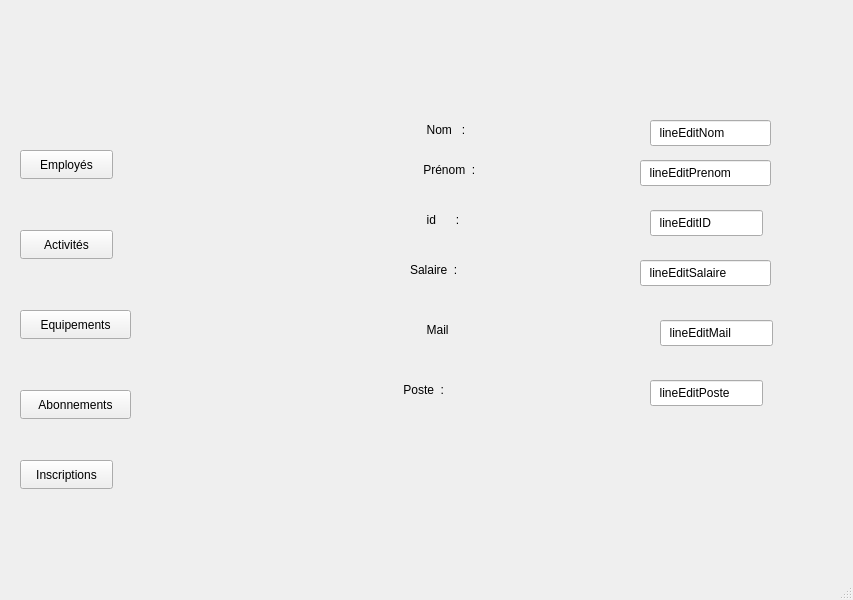
<?xml version="1.0" encoding="UTF-8"?>
<ui version="4.0">
 <class>MainWindow</class>
 <widget class="QMainWindow" name="MainWindow">
  <property name="geometry">
   <rect>
    <x>0</x>
    <y>0</y>
    <width>853</width>
    <height>600</height>
   </rect>
  </property>
  <property name="windowTitle">
   <string>MainWindow</string>
  </property>
  <widget class="QWidget" name="centralwidget">
   <widget class="QStackedWidget" name="Afficher">
    <property name="geometry">
     <rect>
      <x>320</x>
      <y>-10</y>
      <width>541</width>
      <height>421</height>
     </rect>
    </property>
    <property name="currentIndex">
     <number>3</number>
    </property>
    <widget class="QWidget" name="page">
     <widget class="QTableWidget" name="tableEmployer8">
      <property name="geometry">
       <rect>
        <x>50</x>
        <y>50</y>
        <width>561</width>
        <height>381</height>
       </rect>
      </property>
      <row>
       <property name="text">
        <string>tableEmployer</string>
       </property>
      </row>
     </widget>
     <widget class="QPushButton" name="btnActualiser">
      <property name="geometry">
       <rect>
        <x>390</x>
        <y>350</y>
        <width>131</width>
        <height>29</height>
       </rect>
      </property>
      <property name="text">
       <string>Actualiser la liste</string>
      </property>
     </widget>
     <widget class="QTableView" name="tableEmployer">
      <property name="geometry">
       <rect>
        <x>380</x>
        <y>100</y>
        <width>256</width>
        <height>192</height>
       </rect>
      </property>
     </widget>
    </widget>
    <widget class="QWidget" name="page_3">
     <widget class="QComboBox" name="comboBox_2">
      <property name="geometry">
       <rect>
        <x>270</x>
        <y>60</y>
        <width>151</width>
        <height>26</height>
       </rect>
      </property>
      <item>
       <property name="text">
        <string>comboEmployes</string>
       </property>
      </item>
     </widget>
     <widget class="QPushButton" name="SupprimerEmployer">
      <property name="geometry">
       <rect>
        <x>270</x>
        <y>400</y>
        <width>151</width>
        <height>29</height>
       </rect>
      </property>
      <property name="text">
       <string>SupprimerEmployer</string>
      </property>
     </widget>
     <widget class="QLabel" name="label_6">
      <property name="geometry">
       <rect>
        <x>32</x>
        <y>60</y>
        <width>91</width>
        <height>20</height>
       </rect>
      </property>
      <property name="text">
       <string>combo Box  :</string>
      </property>
     </widget>
     <widget class="QLabel" name="label_7">
      <property name="geometry">
       <rect>
        <x>60</x>
        <y>170</y>
        <width>63</width>
        <height>20</height>
       </rect>
      </property>
      <property name="text">
       <string>Label  :</string>
      </property>
     </widget>
     <widget class="QLabel" name="label_8">
      <property name="geometry">
       <rect>
        <x>280</x>
        <y>180</y>
        <width>121</width>
        <height>20</height>
       </rect>
      </property>
      <property name="text">
       <string>  labelMessage</string>
      </property>
     </widget>
    </widget>
    <widget class="QWidget" name="page_2"/>
    <widget class="QWidget" name="page_4">
     <widget class="QLineEdit" name="lineEdit_nom">
      <property name="geometry">
       <rect>
        <x>330</x>
        <y>130</y>
        <width>121</width>
        <height>26</height>
       </rect>
      </property>
      <property name="text">
       <string>  lineEditNom</string>
      </property>
     </widget>
     <widget class="QLineEdit" name="lineEdit_prenom">
      <property name="geometry">
       <rect>
        <x>320</x>
        <y>170</y>
        <width>131</width>
        <height>26</height>
       </rect>
      </property>
      <property name="text">
       <string>  lineEditPrenom</string>
      </property>
     </widget>
     <widget class="QLineEdit" name="lineEdit_salaire">
      <property name="geometry">
       <rect>
        <x>320</x>
        <y>270</y>
        <width>131</width>
        <height>26</height>
       </rect>
      </property>
      <property name="text">
       <string>  lineEditSalaire</string>
      </property>
     </widget>
     <widget class="QLineEdit" name="lineEdit_poste">
      <property name="geometry">
       <rect>
        <x>330</x>
        <y>390</y>
        <width>113</width>
        <height>26</height>
       </rect>
      </property>
      <property name="text">
       <string>  lineEditPoste</string>
      </property>
     </widget>
     <widget class="QLabel" name="label_5">
      <property name="geometry">
       <rect>
        <x>80</x>
        <y>390</y>
        <width>63</width>
        <height>20</height>
       </rect>
      </property>
      <property name="text">
       <string> Poste  :</string>
      </property>
     </widget>
     <widget class="QLabel" name="label_4">
      <property name="geometry">
       <rect>
        <x>100</x>
        <y>330</y>
        <width>121</width>
        <height>20</height>
       </rect>
      </property>
      <property name="text">
       <string>  Mail</string>
      </property>
     </widget>
     <widget class="QLabel" name="label">
      <property name="geometry">
       <rect>
        <x>100</x>
        <y>130</y>
        <width>63</width>
        <height>20</height>
       </rect>
      </property>
      <property name="text">
       <string>  Nom   :</string>
      </property>
     </widget>
     <widget class="QLabel" name="label_2">
      <property name="geometry">
       <rect>
        <x>100</x>
        <y>170</y>
        <width>71</width>
        <height>20</height>
       </rect>
      </property>
      <property name="text">
       <string> Prénom  :</string>
      </property>
     </widget>
     <widget class="QLabel" name="label_3">
      <property name="geometry">
       <rect>
        <x>90</x>
        <y>270</y>
        <width>63</width>
        <height>20</height>
       </rect>
      </property>
      <property name="text">
       <string>Salaire  :</string>
      </property>
     </widget>
     <widget class="QLabel" name="label_9">
      <property name="geometry">
       <rect>
        <x>100</x>
        <y>220</y>
        <width>63</width>
        <height>20</height>
       </rect>
      </property>
      <property name="text">
       <string>  id      :</string>
      </property>
     </widget>
     <widget class="QLineEdit" name="lineEdit_id">
      <property name="geometry">
       <rect>
        <x>330</x>
        <y>220</y>
        <width>113</width>
        <height>26</height>
       </rect>
      </property>
      <property name="text">
       <string>  lineEditID</string>
      </property>
     </widget>
     <widget class="QLineEdit" name="lineEdit_mail">
      <property name="geometry">
       <rect>
        <x>340</x>
        <y>330</y>
        <width>113</width>
        <height>26</height>
       </rect>
      </property>
      <property name="text">
       <string>  lineEditMail</string>
      </property>
     </widget>
    </widget>
   </widget>
   <widget class="QPushButton" name="pushButton">
    <property name="geometry">
     <rect>
      <x>20</x>
      <y>230</y>
      <width>93</width>
      <height>29</height>
     </rect>
    </property>
    <property name="text">
     <string>Activités</string>
    </property>
   </widget>
   <widget class="QPushButton" name="pushButton_2">
    <property name="geometry">
     <rect>
      <x>20</x>
      <y>310</y>
      <width>111</width>
      <height>29</height>
     </rect>
    </property>
    <property name="text">
     <string>Equipements</string>
    </property>
   </widget>
   <widget class="QPushButton" name="pushButton_3">
    <property name="geometry">
     <rect>
      <x>20</x>
      <y>390</y>
      <width>111</width>
      <height>29</height>
     </rect>
    </property>
    <property name="text">
     <string>Abonnements</string>
    </property>
   </widget>
   <widget class="QPushButton" name="pushButton_4">
    <property name="geometry">
     <rect>
      <x>20</x>
      <y>460</y>
      <width>93</width>
      <height>29</height>
     </rect>
    </property>
    <property name="text">
     <string>Inscriptions</string>
    </property>
   </widget>
   <widget class="QPushButton" name="pushButton_5">
    <property name="geometry">
     <rect>
      <x>20</x>
      <y>150</y>
      <width>93</width>
      <height>29</height>
     </rect>
    </property>
    <property name="text">
     <string>Employés</string>
    </property>
   </widget>
   <widget class="QPushButton" name="AjouterEmployer">
    <property name="geometry">
     <rect>
      <x>370</x>
      <y>-60</y>
      <width>141</width>
      <height>29</height>
     </rect>
    </property>
    <property name="text">
     <string>AjouterEmployer</string>
    </property>
   </widget>
   <widget class="QPushButton" name="Supprimer">
    <property name="geometry">
     <rect>
      <x>580</x>
      <y>-60</y>
      <width>101</width>
      <height>29</height>
     </rect>
    </property>
    <property name="text">
     <string>Supprimer</string>
    </property>
   </widget>
   <widget class="QPushButton" name="Afficher_2">
    <property name="geometry">
     <rect>
      <x>740</x>
      <y>-60</y>
      <width>93</width>
      <height>29</height>
     </rect>
    </property>
    <property name="text">
     <string>Afficher</string>
    </property>
   </widget>
  </widget>
  <widget class="QMenuBar" name="menubar">
   <property name="geometry">
    <rect>
     <x>0</x>
     <y>0</y>
     <width>853</width>
     <height>26</height>
    </rect>
   </property>
  </widget>
  <widget class="QStatusBar" name="statusbar"/>
 </widget>
 <resources/>
 <connections/>
</ui>
